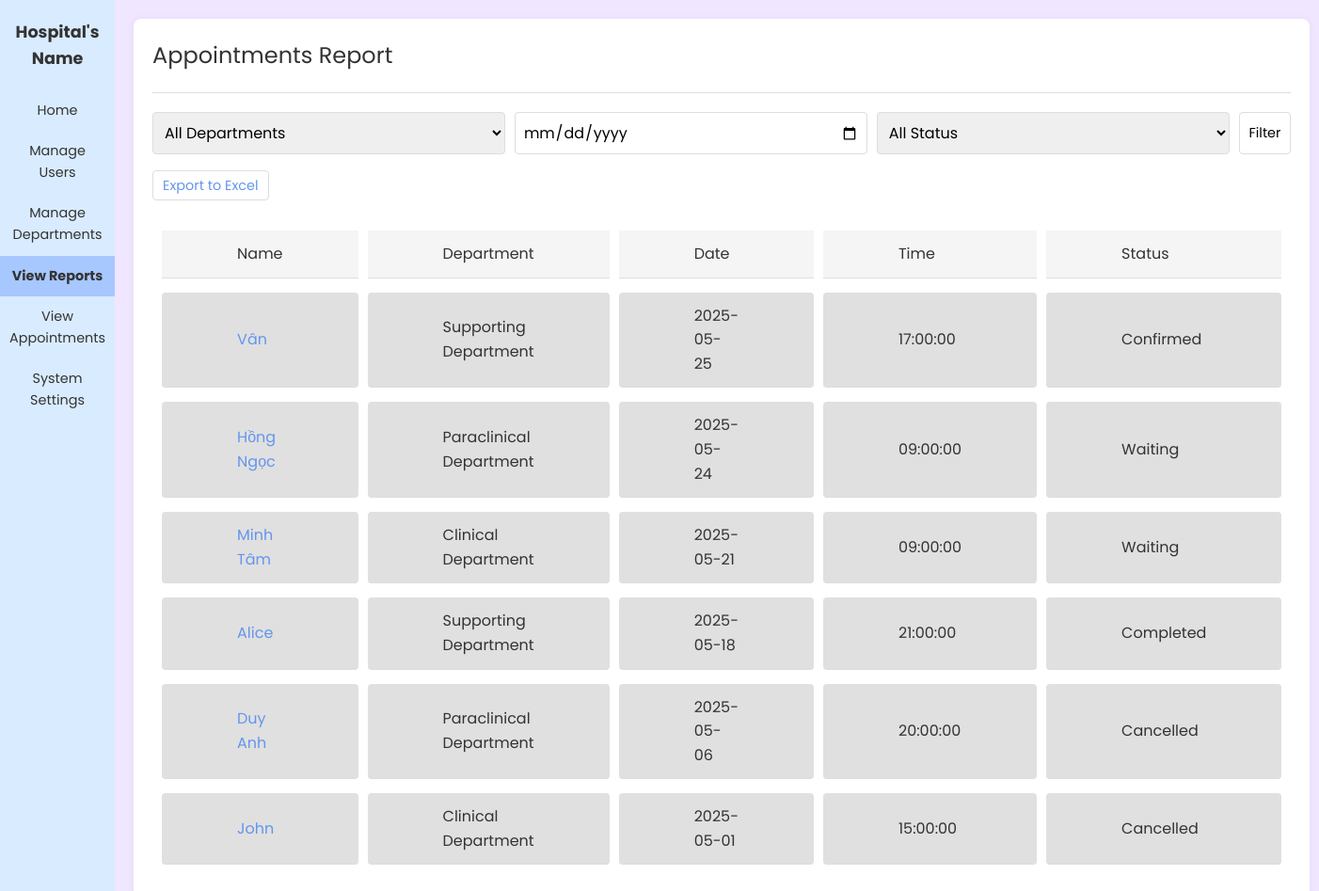
/final/appointments_report.php, run on the app's committed database.
### tables this page shows
CREATE TABLE `appointments` (
  `id` int(11) NOT NULL,
  `user_id` int(11) NOT NULL,
  `department_id` int(11) NOT NULL,
  `appointment_date` date NOT NULL,
  `appointment_time` time NOT NULL,
  `status` enum('Waiting','Confirmed','Cancelled','Completed') DEFAULT 'Waiting',
  `created_at` timestamp NOT NULL DEFAULT current_timestamp()
);

CREATE TABLE `users` (
  `full_name` varchar(100) NOT NULL,
  `email` varchar(100) NOT NULL,
  `password` varchar(255) NOT NULL,
  `role` enum('admin','doctor','nurse','patient') NOT NULL,
  `created_date` date DEFAULT curdate(),
  `status` enum('active','inactive') DEFAULT 'active',
  `id` int(11) NOT NULL
);

CREATE TABLE `departments` (
  `id` int(11) NOT NULL,
  `name` varchar(100) NOT NULL
);

### final/appointments_report.php (the view, shortened to what this page needs)
<?php
include 'config.php';
$department = isset($_GET['department']) ? intval($_GET['department']) : '';
$status = isset($_GET['status']) ? $_GET['status'] : '';
$date = isset($_GET['date']) ? $_GET['date'] : '';
$sql = "
    SELECT a.*, u.full_name, d.name AS department_name
    FROM appointments a
    JOIN users u ON a.user_id = u.id
    JOIN departments d ON a.department_id = d.id
    WHERE 1 = 1
";
$sql .= " ORDER BY a.appointment_date DESC, a.appointment_time DESC";
$result = $conn->query($sql);
?>
<!DOCTYPE html>
<html lang="en">
<head>
  <link rel="stylesheet" href="styles.css">
  <link rel="stylesheet" href="https://cdnjs.cloudflare.com/ajax/libs/font-awesome/6.4.0/css/all.min.css">
</head>
<body>
  <div class="container">
    <div class="sidebar" style = "width: 200px">
      <div class="site-title">Hospital's Name</div>
      <ul class="sidebar-menu">
        <li><a href="index.php">Home</a></li>
        <li><a href="manage_users.php">Manage Users</a></li>
        <li><a href="manage_departments.php">Manage Departments</a></li>
        <li class="active"><a href="view_reports.php">View Reports</a></li>
        <li><a href="view_appointments.php">View Appointments</a></li>
        <li><a href="system_settings.php">System Settings</a></li>
      </ul>
    </div>
    <main class="main-content">
    <div class="header">
      <h1>Appointments Report</h1>
    </div>
    <form method="get" style="display: flex; gap: 10px; margin-bottom: 20px;">
      <select name="department" class="form-control">
        <option value="">All Departments</option>
      </select>
      <input type="date" name="date" class="form-control" value="<?= htmlspecialchars($date) ?>">
      <select name="status" class="form-control">
        <option value="">All Status</option>
      </select>
      <button type="submit" class="button">Filter</button>
    </form>
    <a
  href="export_appointments_excel.php?department=<?= $department ?>&status=<?= urlencode($status) ?>&date=<?= urlencode($date) ?>"
  class="button"
  style="margin-left: auto;"
>
  Export to Excel
</a>
    <table>
      <thead>
        <tr>
          <th>Name</th>
          <th>Department</th>
          <th>Date</th>
          <th>Time</th>
          <th>Status</th>
        </tr>
      </thead>
      <tbody>
        <?php while ($row = $result->fetch_assoc()) { ?>
        <tr>
          <td class="placeholder-block"><a href="manage_users_detail.php?id=<?= $row['user_id'] ?>"><?= htmlspecialchars($row['full_name']) ?></a></td>
          <td class="placeholder-block"><?= htmlspecialchars($row['department_name']) ?></td>
          <td class="placeholder-block"><?= $row['appointment_date'] ?></td>
          <td class="placeholder-block"><?= $row['appointment_time'] ?></td>
          <td class="placeholder-block"><?= $row['status'] ?></td>
        </tr>
        <?php } ?>
      </tbody>
    </table>
  </main>
  </div>

### final/styles.css (style rules this page uses)
:root { --primary-color: #f0e6ff; --secondary-color: #d9ecff; --accent-color: #6495ed; --text-color: #333; --light-gray: #f5f5f5; --medium-gray: #e0e0e0; --border-color: #ddd; --sidebar-width: 200px; --header-height: 40px; }
* { margin: 0; padding: 0; box-sizing: border-box; font-family: "Poppins", Arial, sans-serif; }
body { background-color: var(--primary-color); color: var(--text-color); line-height: 1.6; }
a { text-decoration: none; color: var(--accent-color); }
button, .button { background-color: white; border: 1px solid var(--border-color); border-radius: 4px; padding: 5px 10px; cursor: pointer; font-size: 0.9rem; }
.container { display: flex; min-height: 100vh; }
.sidebar { width: var(--sidebar-width); background-color: var(--secondary-color); padding: 20px 0; min-height: 100vh; }
.sidebar-menu { list-style: none; }
.sidebar-menu li { padding: 10px; text-align: center; cursor: pointer; }
.sidebar-menu li.active { background-color: #a7c7ff; font-weight: bold; }
.sidebar-menu a { color: var(--text-color); display: block; font-size: 0.9rem; }
.main-content { flex: 1; background-color: white; padding: 20px; border-radius: 8px; margin: 20px; box-shadow: 0 0 10px rgba(0, 0, 0, 0.05); }
.header { display: flex; justify-content: space-between; align-items: center; padding-bottom: 20px; border-bottom: 1px solid var(--border-color); margin-bottom: 20px; }
.header h1 { font-size: 1.5rem; font-weight: normal; }
table { width: 100%; border-collapse: separate; border-spacing: 10px 15px; margin-top: 20px; }
th, td { padding: 12px 80px; text-align: left; border-bottom: 1px solid var(--border-color); }
td { background-color: white; }
th { font-weight: normal; color: var(--text-color); background-color: var(--light-gray); }
tr { margin-bottom: 15px; }
.form-control { width: 100%; padding: 8px; border: 1px solid var(--border-color); border-radius: 4px; font-size: 1rem; }
.placeholder-block { background-color: var(--medium-gray); height: 20px; width: 100%; border-radius: 4px; }
.site-title { font-size: 1.1rem; font-weight: bold; text-align: center; margin-bottom: 20px; padding: 0 10px; color: var(--text-color); }

### data on the page
appointments: user.full_name "Vân", department.name "Supporting Department", appointment_date "2025-05-25", appointment_time "17:00:00", status "Confirmed"
appointments: user.full_name "Hồng Ngọc", department.name "Paraclinical Department", appointment_date "2025-05-24", appointment_time "09:00:00", status "Waiting"
appointments: user.full_name "Minh Tâm", department.name "Clinical Department", appointment_date "2025-05-21", appointment_time "09:00:00", status "Waiting"
appointments: user.full_name "Alice", department.name "Supporting Department", appointment_date "2025-05-18", appointment_time "21:00:00", status "Completed"
appointments: user.full_name "Duy Anh", department.name "Paraclinical Department", appointment_date "2025-05-06", appointment_time "20:00:00", status "Cancelled"
appointments: user.full_name "John", department.name "Clinical Department", appointment_date "2025-05-01", appointment_time "15:00:00", status "Cancelled"
